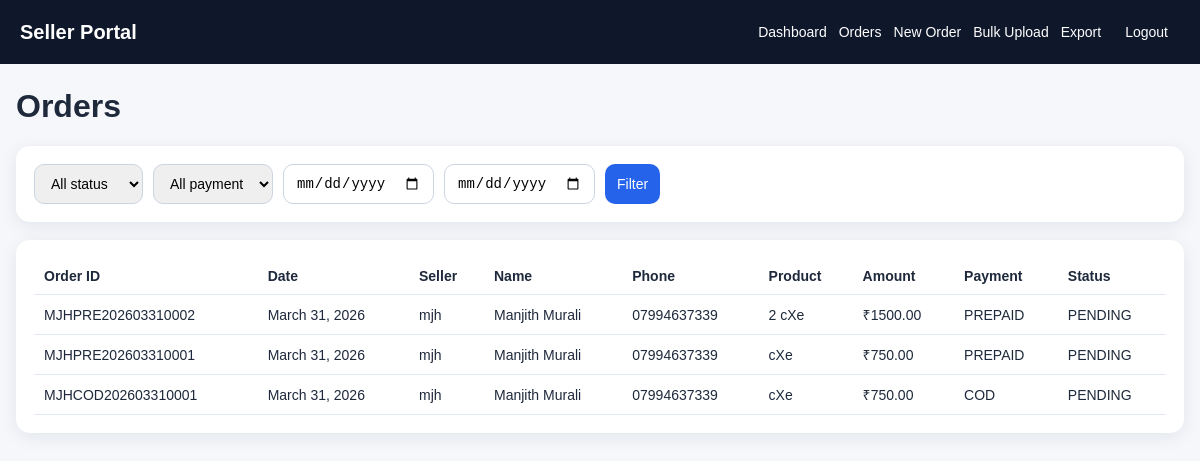
Page /orders/ (signed in) on the committed database.
### orders/models.py (models this page shows, shortened)
class Order(models.Model):
    PAYMENT_CHOICES = [
        ('COD', 'COD'),
        ('PREPAID', 'Prepaid'),
    ]
    STATUS_CHOICES = [
        ('PENDING', 'Pending'),
        ('SHIPPED', 'Shipped'),
        ('DELIVERED', 'Delivered'),
        ('RTO', 'RTO'),
        ('CANCELLED', 'Cancelled'),
    ]
    seller = models.ForeignKey(SellerProfile, on_delete=models.CASCADE, related_name='orders')
    order_id = models.CharField(max_length=40, unique=True, blank=True)
    customer_name = models.CharField(max_length=150)
    full_address = models.TextField()
    city = models.CharField(max_length=100, blank=True)
    state = models.CharField(max_length=100, blank=True)
    pincode = models.CharField(max_length=10, blank=True)
    phone = models.CharField(max_length=20)
    product = models.CharField(max_length=120)
    amount = models.DecimalField(max_digits=10, decimal_places=2, default=0)
    tag = models.CharField(max_length=120, blank=True)
    payment_type = models.CharField(max_length=10, choices=PAYMENT_CHOICES, default='COD')
    status = models.CharField(max_length=20, choices=STATUS_CHOICES, default='PENDING')
    order_date = models.DateField(default=timezone.localdate)
    created_at = models.DateTimeField(auto_now_add=True)
    updated_at = models.DateTimeField(auto_now=True)
    class Meta:
        ordering = ['-order_date', '-created_at']

class SellerProfile(models.Model):
    user = models.OneToOneField(settings.AUTH_USER_MODEL, on_delete=models.CASCADE)
    seller_code = models.CharField(max_length=20, unique=True)
    display_name = models.CharField(max_length=120)
    is_active = models.BooleanField(default=True)
    created_at = models.DateTimeField(auto_now_add=True)

### orders/views.py (the view)
# urls.py: path('orders/', views.order_list, name='order_list'),
@login_required
def order_list(request):
    seller = get_seller_for_user(request.user)
    orders = Order.objects.all() if request.user.is_staff else Order.objects.filter(seller=seller)
    seller_code = request.GET.get('seller')
    status = request.GET.get('status')
    payment = request.GET.get('payment')
    start_date = request.GET.get('start_date')
    end_date = request.GET.get('end_date')
    if request.user.is_staff and seller_code:
        orders = orders.filter(seller__seller_code=seller_code)
    if status:
        orders = orders.filter(status=status)
    if payment:
        orders = orders.filter(payment_type=payment)
    if start_date:
        orders = orders.filter(order_date__gte=start_date)
    if end_date:
        orders = orders.filter(order_date__lte=end_date)
    sellers = SellerProfile.objects.filter(is_active=True).order_by('display_name') if request.user.is_staff else []
    return render(request, 'orders/order_list.html', {'orders': orders[:500], 'sellers': sellers})

### orders/views.py (called while the page is built)
def get_seller_for_user(user):
    if user.is_staff:
        return None
    return SellerProfile.objects.filter(user=user, is_active=True).first()

### orders/templates/orders/order_list.html (shortened to what this page needs)
{% extends 'orders/base.html' %}
{% block content %}
<h1>Orders</h1>
<div class="card">
  <form method="get" class="filters">
    <select name="status">
      <option value="">All status</option>
    </select>
    <select name="payment">
      <option value="">All payment</option>
    </select>
    <input type="date" name="start_date">
    <input type="date" name="end_date">
    <button type="submit">Filter</button>
  </form>
</div>
<div class="card table-wrap">
  <table>
    <tr>
      <th>Order ID</th><th>Date</th><th>Seller</th><th>Name</th><th>Phone</th><th>Product</th><th>Amount</th><th>Payment</th><th>Status</th>
    </tr>
    {% for order in orders %}
    <tr>
      <td>{{ order.order_id }}</td>
      <td>{{ order.order_date }}</td>
      <td>{{ order.seller.seller_code }}</td>
      <td>{{ order.customer_name }}</td>
      <td>{{ order.phone }}</td>
      <td>{{ order.product }}</td>
      <td>₹{{ order.amount }}</td>
      <td>{{ order.payment_type }}</td>
      <td>{{ order.status }}</td>
    </tr>
    {% empty %}
    <tr><td colspan="9">No orders found</td></tr>
    {% endfor %}
  </table>
</div>
{% endblock %}

### static/css/styles.css (style rules this page uses)
body { margin: 0; font-family: Arial, sans-serif; background: #f5f7fb; color: #1e293b; }
.card { background: white; border-radius: 14px; padding: 18px; box-shadow: 0 4px 18px rgba(15, 23, 42, 0.08); margin-bottom: 18px; }
input, textarea, select, button { padding: 10px 12px; border-radius: 10px; border: 1px solid #cbd5e1; font-size: 14px; }
button { background: #2563eb; color: white; border: none; }
table { width: 100%; border-collapse: collapse; }
th, td { padding: 10px; border-bottom: 1px solid #e2e8f0; text-align: left; font-size: 14px; }
.table-wrap { overflow-x: auto; }
.filters { display: flex; flex-wrap: wrap; gap: 10px; }

### rows in the picture
Order: order_id "MJHPRE202603310002", order_date "March 31, 2026", seller.seller_code "mjh", customer_name "Manjith Murali", phone "07994637339", product "2 cXe", amount "1500.00", payment_type "PREPAID", status "PENDING"
Order: order_id "MJHPRE202603310001", order_date "March 31, 2026", seller.seller_code "mjh", customer_name "Manjith Murali", phone "07994637339", product "cXe", amount "750.00", payment_type "PREPAID", status "PENDING"
Order: order_id "MJHCOD202603310001", order_date "March 31, 2026", seller.seller_code "mjh", customer_name "Manjith Murali", phone "07994637339", product "cXe", amount "750.00", payment_type "COD", status "PENDING"
